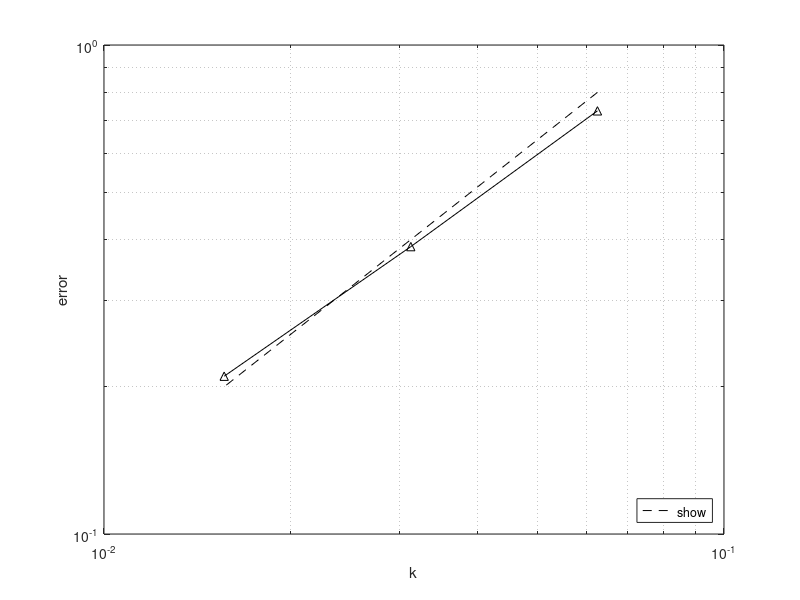

The MATLAB script that drew this image:
time_step = [1/16,1/32,1/64];
reference1 = [4,2,1];
reference2 = [16,4,1];
error_BE_gamma2 = [0.733383,0.386972,0.210206];
loglog(time_step,0.2*reference1,'--k','DisplayName','$$O(k)$$')
hold on;
loglog(time_step,error_BE_gamma2,'-k^','DisplayName','$$\gamma=2$$, Boundary')
legend('show', 'Location', 'southeast');
grid on;
xlabel('k');
ylabel('error');